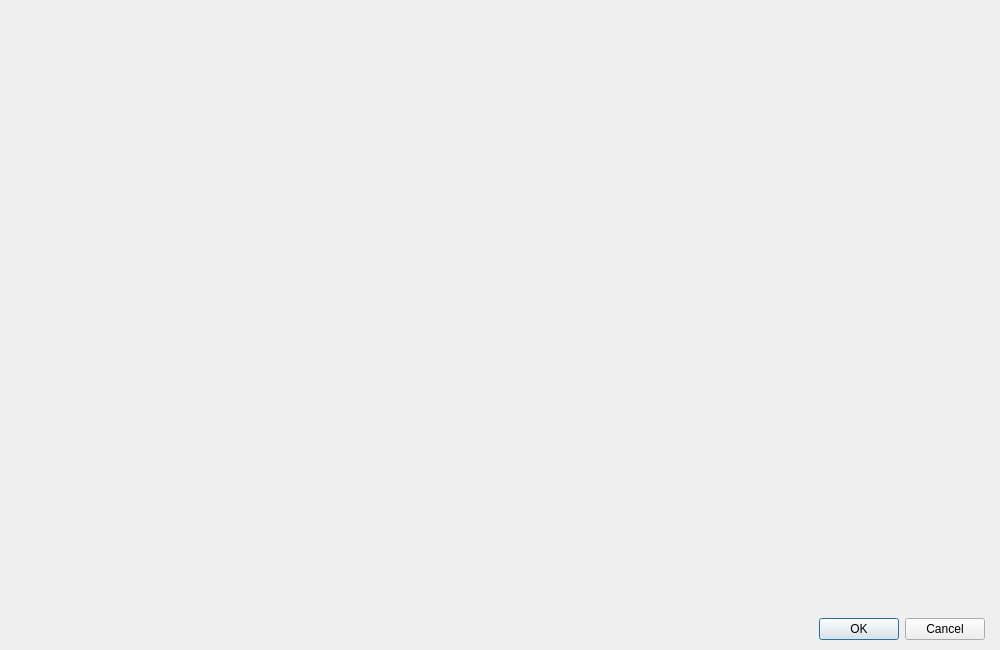
<?xml version="1.0" encoding="UTF-8"?>
<ui version="4.0">
 <class>DialogSystemBattleMap</class>
 <widget class="QDialog" name="DialogSystemBattleMap">
  <property name="geometry">
   <rect>
    <x>0</x>
    <y>0</y>
    <width>1000</width>
    <height>650</height>
   </rect>
  </property>
  <property name="windowTitle">
   <string>Set battle map...</string>
  </property>
  <layout class="QGridLayout" name="gridLayout">
   <property name="leftMargin">
    <number>15</number>
   </property>
   <property name="topMargin">
    <number>10</number>
   </property>
   <property name="rightMargin">
    <number>15</number>
   </property>
   <property name="bottomMargin">
    <number>10</number>
   </property>
   <item row="0" column="0">
    <layout class="QVBoxLayout" name="verticalLayout" stretch="1,0">
     <property name="spacing">
      <number>15</number>
     </property>
     <item>
      <widget class="PanelSelectPositionMaps" name="panelSelectPositionMaps" native="true"/>
     </item>
     <item>
      <widget class="QDialogButtonBox" name="buttonBox">
       <property name="orientation">
        <enum>Qt::Horizontal</enum>
       </property>
       <property name="standardButtons">
        <set>QDialogButtonBox::Cancel|QDialogButtonBox::Ok</set>
       </property>
      </widget>
     </item>
    </layout>
   </item>
  </layout>
 </widget>
 <customwidgets>
  <customwidget>
   <class>PanelSelectPositionMaps</class>
   <extends>QWidget</extends>
   <header>panelselectpositionmaps.h</header>
   <container>1</container>
  </customwidget>
 </customwidgets>
 <resources/>
 <connections>
  <connection>
   <sender>buttonBox</sender>
   <signal>accepted()</signal>
   <receiver>DialogSystemBattleMap</receiver>
   <slot>accept()</slot>
   <hints>
    <hint type="sourcelabel">
     <x>248</x>
     <y>254</y>
    </hint>
    <hint type="destinationlabel">
     <x>157</x>
     <y>274</y>
    </hint>
   </hints>
  </connection>
  <connection>
   <sender>buttonBox</sender>
   <signal>rejected()</signal>
   <receiver>DialogSystemBattleMap</receiver>
   <slot>reject()</slot>
   <hints>
    <hint type="sourcelabel">
     <x>316</x>
     <y>260</y>
    </hint>
    <hint type="destinationlabel">
     <x>286</x>
     <y>274</y>
    </hint>
   </hints>
  </connection>
 </connections>
</ui>
